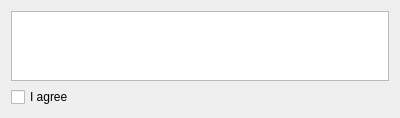
<?xml version="1.0" encoding="UTF-8"?>
<ui version="4.0">
 <class>TermsPage</class>
 <widget class="QWizardPage" name="TermsPage">
  <property name="geometry">
   <rect>
    <x>0</x>
    <y>0</y>
    <width>400</width>
    <height>102</height>
   </rect>
  </property>
  <property name="windowTitle">
   <string notr="true"/>
  </property>
  <property name="title">
   <string>Terms of Service </string>
  </property>
  <attribute name="pageId">
   <string notr="true">3</string>
  </attribute>
  <layout class="QVBoxLayout" name="verticalLayout">
   <item>
    <widget class="KTextBrowser" name="termsBrowser"/>
   </item>
   <item>
    <widget class="QCheckBox" name="termsCheck">
     <property name="text">
      <string notr="true">I agree</string>
     </property>
    </widget>
   </item>
  </layout>
 </widget>
 <customwidgets>
  <customwidget>
   <class>KTextBrowser</class>
   <extends>QTextBrowser</extends>
   <header>ktextbrowser.h</header>
  </customwidget>
 </customwidgets>
 <resources/>
 <connections/>
</ui>
